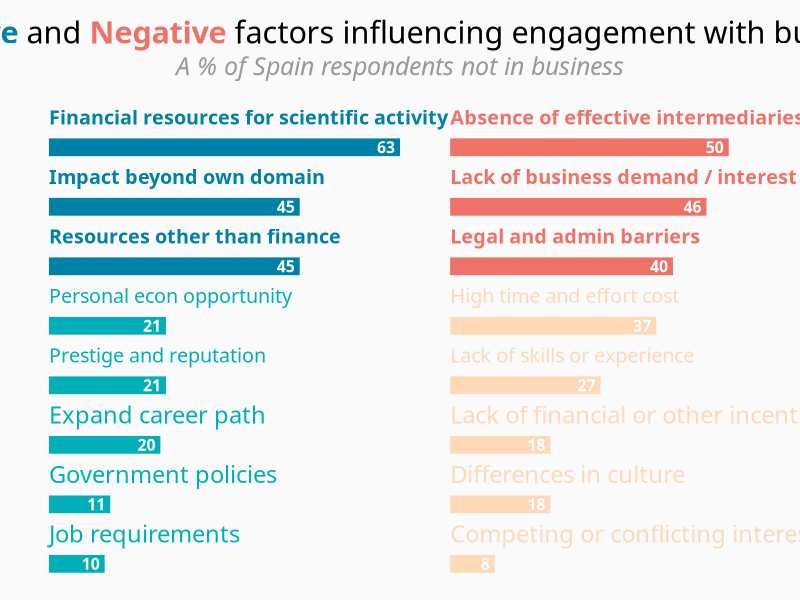

Reproduce this figure in R. (Note: this script raises an error after producing the figure.)
library(tidyverse)
library(ggtext)
library(here)

data <- read_csv(here("misc", "data", "engagement_factors.csv"))

data <- data %>% 
  group_by(type) %>% 
  mutate(factors = fct_reorder(factors, percent)) %>% 
  ungroup() %>% 
  mutate(percent_scaled = percent / max(percent) * 3.5)

ggplot() +
  geom_text(data = filter(data, type == "positive"),
            aes(label = factors, x = 0, y = 8:1, 
                size = c(rep(5, 5), 6, 6, 6),
                color = c(rep("#0081a7", 3), rep("#00afb9", 5))), 
            hjust = 0, family = "Source Sans Pro",
            fontface = c(rep("bold", 3), rep("plain", 5))) +
  geom_segment(data = filter(data, type == "positive"),
               aes(x = 0, xend = percent_scaled, 
                   y = 8:1 - 0.5, yend = 8:1 - 0.5), 
               size = 6, color = c(rep("#0081a7", 3), rep("#00afb9", 5))) +
  geom_text(data = filter(data, type == "positive"),
            aes(label = percent, x = percent_scaled, y = 8:1 - 0.5), 
            nudge_x = -0.05, color = "white", size = 4,
            hjust = 1, family = "Source Sans Pro",
            fontface = "bold") +
  geom_text(data = filter(data, type == "negative"),
            aes(label = factors, x = 4, y = 8:1, 
                size = c(rep(5, 5), 6, 6, 6),
                color = c(rep("#f07167", 3), rep("#fed9b7", 5))), 
            hjust = 0, family = "Source Sans Pro",
            fontface = c(rep("bold", 3), rep("plain", 5))) +
  geom_segment(data = filter(data, type == "negative"),
               aes(x = 4, xend = 4 + percent_scaled, 
                   y = 8:1 - 0.5, yend = 8:1 - 0.5), 
               size = 6, color = c(rep("#f07167", 3), rep("#fed9b7", 5))) +
  geom_text(data = filter(data, type == "negative"),
            aes(label = percent, x = 4 + percent_scaled, y = 8:1 - 0.5), 
            nudge_x = -0.05, color = "white", size = 4,
            hjust = 1, family = "Source Sans Pro",
            fontface = "bold") +
  labs(
    title = "<span style='color: #0081a7'>**Positive**</span> and <span style='color: #f07167'>**Negative**</span> factors influencing engagement with business",
    subtitle = "A % of Spain respondents not in business"
  ) +
  scale_x_continuous(limits = c(0, 7)) +
  scale_size_identity() +
  scale_color_identity() +
  coord_cartesian(clip = "off") +
  theme_void() +
  theme(
    plot.title.position = "plot",
    plot.title = element_markdown(family = "Source Serif Pro", size = 22, 
                                  hjust = 0.5),
    plot.subtitle = element_markdown(family = "Source Serif Pro", size = 18,
                                     hjust = 0.5, face = "italic", color = "grey60",
                                     margin = margin(t = 5, b = 10)),
    plot.margin = margin(t = 10, r = 10, b = 10, l = 10),
    plot.background = element_rect(fill = "grey98", color = "grey98")
  ) +
  ggsave(here("misc", "plots", "engagement_factors.png"), width = 10, height = 6, dpi = 150)
